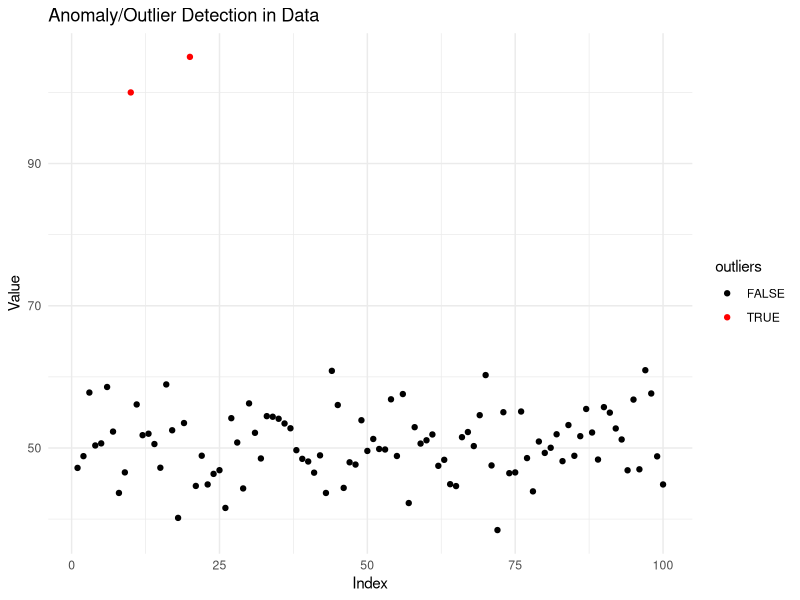

The R script that drew this image:
## ---- chunk 1
set.seed(123)
data <- rnorm(100, mean = 50, sd = 5)
data[c(10, 20)] <- c(100, 105)  # Add outliers

iqr_value <- IQR(data)
third_quartile <- quantile(data, 0.75)
first_quartile <- quantile(data, 0.25)
upper_bound <- third_quartile + 1.5 * iqr_value
lower_bound <- first_quartile - 1.5 * iqr_value

outliers <- data > upper_bound | data < lower_bound

library(ggplot2)

ggplot(data.frame(data, outliers), aes(x = seq_along(data), y = data)) +
  geom_point(aes(color = outliers)) +
  scale_color_manual(values = c("black", "red")) +
  labs(title = "Anomaly/Outlier Detection in Data",
       x = "Index",
       y = "Value") +
  theme_minimal()



